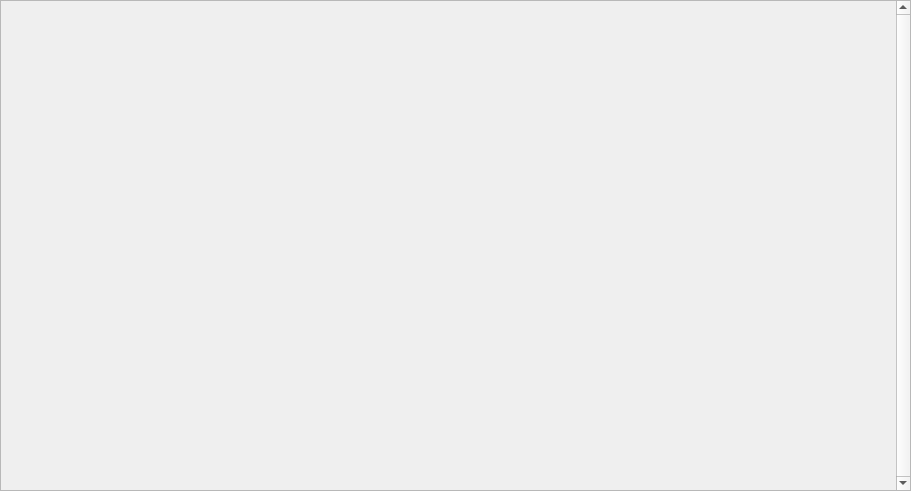
<?xml version="1.0" encoding="UTF-8"?>
<ui version="4.0">
 <class>AnalysisBoxContainer</class>
 <widget class="QScrollArea" name="AnalysisBoxContainer">
  <property name="geometry">
   <rect>
    <x>0</x>
    <y>0</y>
    <width>911</width>
    <height>491</height>
   </rect>
  </property>
  <property name="windowTitle">
   <string>ScrollArea</string>
  </property>
  <property name="verticalScrollBarPolicy">
   <enum>Qt::ScrollBarAlwaysOn</enum>
  </property>
  <property name="horizontalScrollBarPolicy">
   <enum>Qt::ScrollBarAlwaysOff</enum>
  </property>
  <property name="widgetResizable">
   <bool>true</bool>
  </property>
  <widget class="QWidget" name="scrollAreaWidgetContents">
   <property name="geometry">
    <rect>
     <x>0</x>
     <y>0</y>
     <width>892</width>
     <height>489</height>
    </rect>
   </property>
  </widget>
 </widget>
 <resources/>
 <connections/>
</ui>
